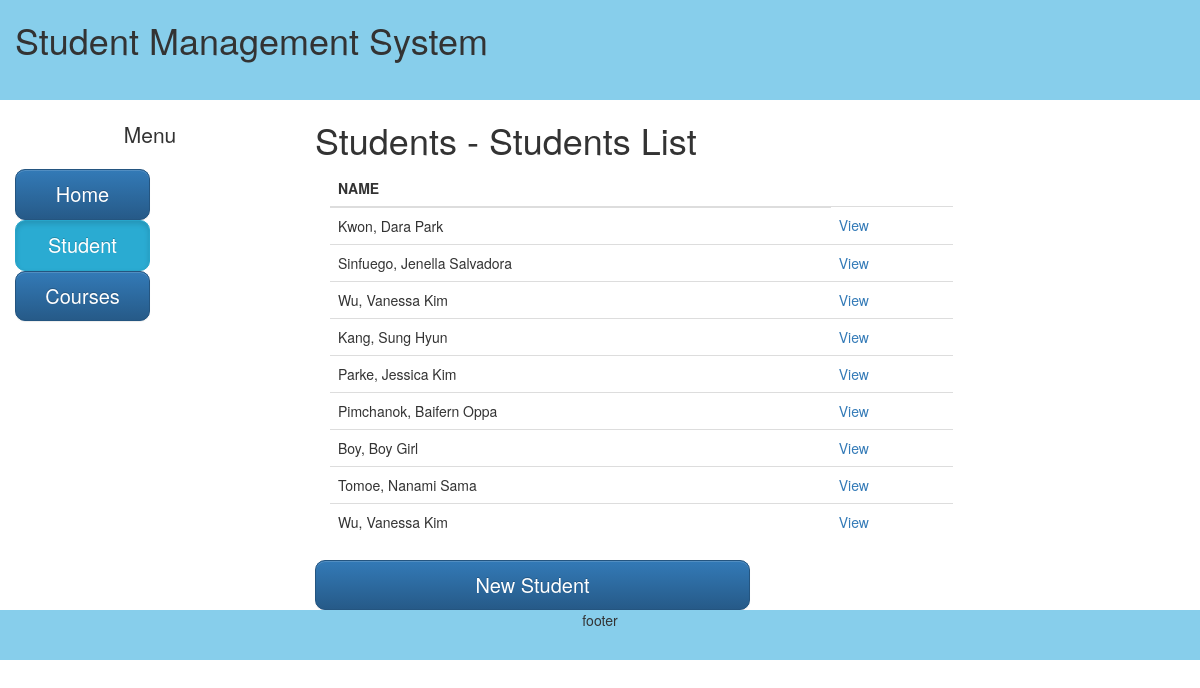
The page /index.php/boot/students on the database its author committed.
### tables this page shows
CREATE TABLE `student` (
  `idno` varchar(20) NOT NULL,
  `lname` varchar(20) NOT NULL,
  `fname` varchar(20) NOT NULL,
  `mname` varchar(20) NOT NULL,
  `course` varchar(20) NOT NULL,
  `sex` varchar(10) NOT NULL
);

### application/controllers/boot.php (called while the page is built, shortened)
<?php
class boot extends CI_Controller {
	public function __construct(){
		$this->load->model('students_model','student');
		$this->load->model('course','course');
	}
	public function students(){
		$rs = $this->student->read();
		$data['students']=$rs;
		$header_data['title']="students";
		$this->load->view('include/header',$header_data);
		$this->load->view('students/students',$data);
		$this->load->view('include/footer');
	}
}

### index.php (called while the page is built, shortened)
<?php
require_once BASEPATH.'core/CodeIgniter.php';

### application/models/students_model.php (called while the page is built, shortened)
<?php
class Students_model extends CI_Model {
	private $table = "student";
	public function read($condition=null){
		$this->db->select('*');
		$this->db->from($this->table);
		$query=$this->db->get();
		return $query->result_array();
	}
}

### application/views/students/students.php (the view)
<div class= "container-fluid">
	<div class="row">
		<div class="col-md-12 header">
			<h1> Student Management System </h1>
		</div>
	</div>
	<div class="row">
		<div class = "col-md-3">
			<center><h1 class= "lead"> Menu </h1></center>
			<div class="">
				<a href="index" class="btn btn-primary btn-block">Home</a>
			</div>
			<div class="">
				<a href="students" class="btn btn-info active btn-block">Student</a>
			</div>
			 <div class="">
				<a href="courses" class="btn btn-primary btn-block">Courses</a>
			</div>
		</div>
		<div class="col-md-9 contents">
			<h1>Students - Students List</h1>
		<div class="col-md-9">
			<table class="table table-stripped">
			<thead>
					<tr>
							<th>NAME</th>
					</tr>
			</thead>
			<tbody>
				<?php
						foreach($students as $s){
							echo '	<tr>
									<td>'.$s['lname'].', '.$s['fname'].' '.$s['mname'].'</td>
									<td>
										<a href="'.base_url('boot/profile/'.$s['idno']).'">View</a>
									</td>
						</tr>
							';
				}
				?>
				</tbody>
			</table>
		</div>
		<div class="">
				<a href="add_student" class="btn btn-primary">New Student</a>
			</div>
	</div>
	<div class="row">
		<div class="col-md-12 text-center footer">
			<p> footer </p>
		</div>
	</div>
</div>

### assets/css/bs.css (style rules this page uses)
.header { background-color: skyblue; height: 100px; }
.footer { background-color: skyblue; height: 50px; }
.btn { padding: 10px 20px; font-size: 20px; border-radius: 10px; width: 50% }

### rows shown on the page
student: lname "Kwon", fname "Dara", mname "Park"
student: lname "Sinfuego", fname "Jenella", mname "Salvadora"
student: lname "Wu", fname "Vanessa", mname "Kim"
student: lname "Kang", fname "Sung", mname "Hyun"
student: lname "Parke", fname "Jessica", mname "Kim"
student: lname "Pimchanok", fname "Baifern", mname "Oppa"
student: lname "Boy", fname "Boy", mname "Girl"
student: lname "Tomoe", fname "Nanami", mname "Sama"
student: lname "Wu", fname "Vanessa", mname "Kim"
